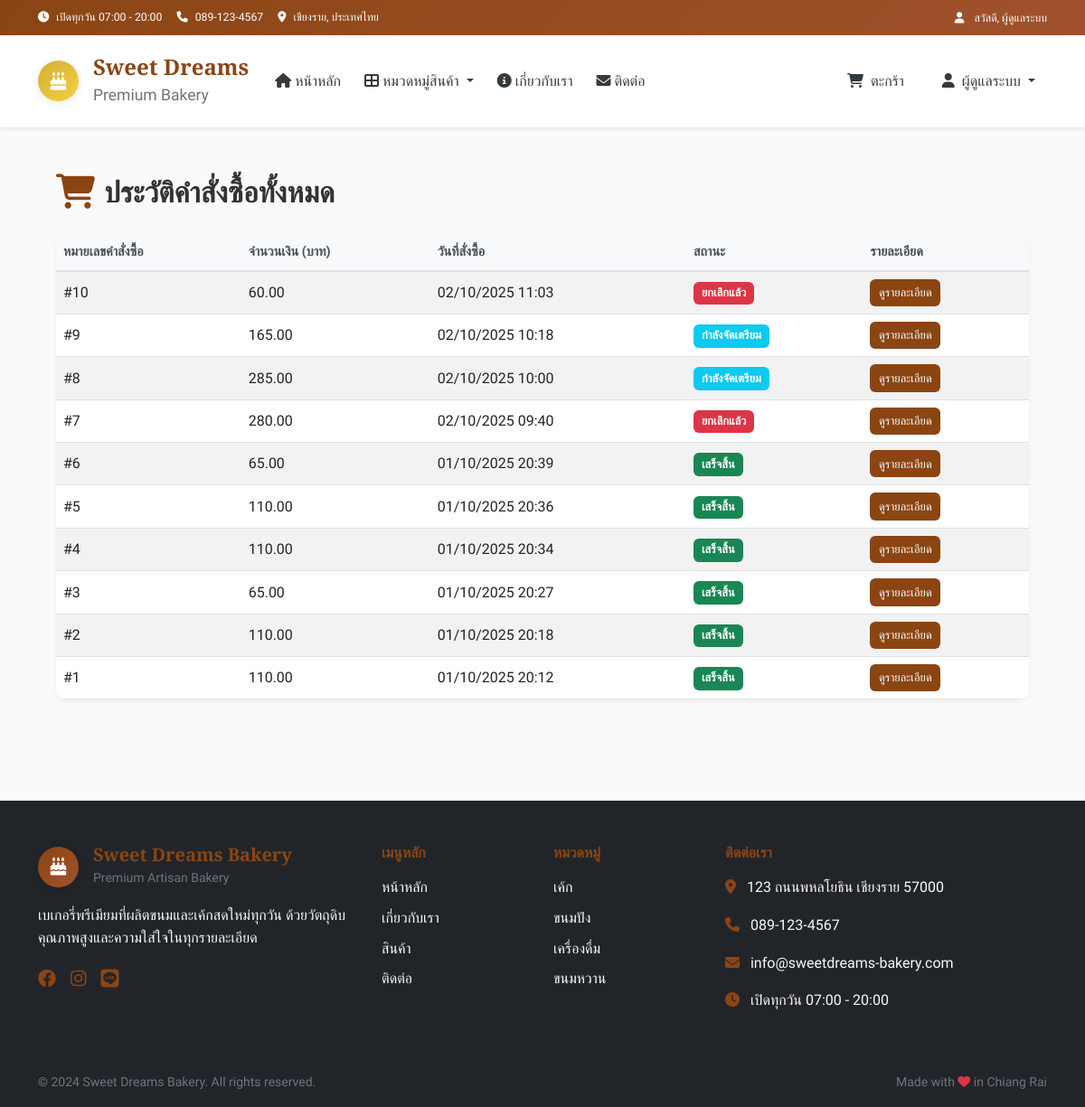
The page /admin/order_history (signed in) on the database its author committed.
### tables this page shows
CREATE TABLE orders (
        id INTEGER PRIMARY KEY AUTOINCREMENT,
        user_id INTEGER,
        total_amount DECIMAL(10,2) NOT NULL,
        status TEXT DEFAULT 'pending',
        customer_name TEXT NOT NULL,
        customer_phone TEXT NOT NULL,
        customer_address TEXT,
        cancelled_at DATETIME,
        payment_method TEXT DEFAULT 'cod',
        notes TEXT,
        delivery_method TEXT DEFAULT 'delivery',
        created_at TIMESTAMP DEFAULT CURRENT_TIMESTAMP,
        FOREIGN KEY (user_id) REFERENCES users (id)
    );

CREATE TABLE categories (
        id INTEGER PRIMARY KEY AUTOINCREMENT,
        name TEXT UNIQUE NOT NULL,
        name_en TEXT,
        icon TEXT,
        description TEXT,
        display_order INTEGER DEFAULT 0
    );

### app.py (the view)
@app.route("/admin/order_history")
def admin_order_history():
    if session.get('role') != 'admin':
        flash("คุณไม่มีสิทธิ์เข้าถึงหน้านี้", "danger")
        return redirect(url_for("index"))
    conn = get_db_connection()
    orders = conn.execute("""
        SELECT o.*, u.username, u.email
        FROM orders o
        JOIN users u ON o.user_id = u.id
        ORDER BY o.created_at DESC
    """).fetchall()
    conn.close()
    return render_template("admin_order_history.html", orders=orders)

### templates/admin_order_history.html (shortened to what this page needs)
{% extends "layout.html" %}
{% block extra_css %}
<link rel="stylesheet" href="{{ url_for('static', filename='css/admin_orders_his.css') }}">
{% endblock %}
{% block content %}
<div class="orders-page">
    <div class="container py-5">
        <h2 class="mb-4">
            {% if is_admin %}
                รายการคำสั่งซื้อทั้งหมด
            {% else %}
                ประวัติคำสั่งซื้อทั้งหมด
            {% endif %}
        </h2>
        {% if orders %}
        <table class="table table-striped align-middle">
            <thead>
                <tr>
                    <th>หมายเลขคำสั่งซื้อ</th>
                    <th>จำนวนเงิน (บาท)</th>
                    <th>วันที่สั่งซื้อ</th>
                    <th>สถานะ</th>
                    <th>รายละเอียด</th>
                </tr>
            </thead>
            <tbody>
                {% for order in orders %}
                <tr>
                    <td>#{{ order.id }}</td>
                    <td>{{ "%.2f"|format(order.total_amount) }}</td>
                    <td>{{ order.created_at | to_bangkok }}</td>
                    <td>
                        {% if order.status == 'pending' %}
                            <span class="badge bg-warning text-dark">รอดำเนินการ</span>
                        {% elif order.status == 'processing' %}
                            <span class="badge bg-info text-white">กำลังจัดเตรียม</span>
                        {% elif order.status == 'completed' %}
                            <span class="badge bg-success text-white">เสร็จสิ้น</span>
                        {% elif order.status == 'cancelled' %}
                            <span class="badge bg-danger text-white">ยกเลิกแล้ว</span>
                        {% else %}
                            <span class="badge bg-secondary text-white">{{ order.status }}</span>
                        {% endif %}
                    </td>
                    <td>
                        <a href="{{ url_for('order_detail', order_id=order.id) }}" class="btn btn-sm btn-primary">
                            ดูรายละเอียด
                        </a>
                    </td>
                </tr>
                {% endfor %}
            </tbody>
        </table>
        {% else %}
        <p>{% if is_admin %}ยังไม่มีคำสั่งซื้อใด{% else %}คุณยังไม่มีคำสั่งซื้อ{% endif %}</p>
        {% endif %}
    </div>
</div>
{% endblock %}

### templates/layout.html (shortened to what this page needs)
<!DOCTYPE html>
<html lang="th" data-bs-theme="light">
<head>
    <link href="https://cdn.jsdelivr.net/npm/bootstrap@5.0.2/dist/css/bootstrap.min.css" rel="stylesheet">
    <link rel="stylesheet" href="https://cdnjs.cloudflare.com/ajax/libs/font-awesome/6.4.0/css/all.min.css">
    <link rel="stylesheet" href="{{ url_for('static', filename='css/main.css') }}">
    {% if session.get('role') == 'admin' %}
    <link rel="stylesheet" href="{{ url_for('static', filename='css/admin.css') }}">
    {% endif %}
    {% block extra_css %}{% endblock %}
</head>
<body>
    <header>
        <div class="top-bar bg-primary text-white py-2">
            <div class="container">
                <div class="row align-items-center">
                    <div class="col-md-8">
                        <small class="d-flex align-items-center flex-wrap gap-3">
                            <span><i class="fas fa-clock me-2"></i>เปิดทุกวัน 07:00 - 20:00</span>
                            <span><i class="fas fa-phone me-2"></i>089-123-4567</span>
                            <span><i class="fas fa-map-marker-alt me-2"></i>เชียงราย, ประเทศไทย</span>
                        </small>
                    </div>
                    <div class="col-md-4 text-end">
                        {% if session.get('user_id') %}
                            <small>
                                <i class="fas fa-user me-2"></i>
                                สวัสดี, {{ session.get('full_name') or session.get('username') }}
                            </small>
                        {% endif %}
                    </div>
                </div>
            </div>
        </div>
    </header>
    <nav class="navbar navbar-expand-lg navbar-light bg-white shadow-sm sticky-top" aria-label="Main navigation">
        <div class="container">
            <a class="navbar-brand d-flex align-items-center" href="{{ url_for('index') }}">
                <div class="logo-container me-3">
                    <div class="logo-circle">
                        <i class="fas fa-birthday-cake" aria-hidden="true"></i>
                    </div>
                </div>
                <div class="brand-info d-none d-md-block">
                    <h4 class="mb-0 brand-name">Sweet Dreams</h4>
                    <small class="text-muted">Premium Bakery</small>
                </div>
            </a>
            <div class="collapse navbar-collapse" id="navbarNav">
                <ul class="navbar-nav me-auto mb-2 mb-lg-0">
                    <li class="nav-item">
                        <a class="nav-link fw-500 {% if request.endpoint == 'index' %}active{% endif %}" href="{{ url_for('index') }}">
                            <i class="fas fa-home me-1"></i>หน้าหลัก
                        </a>
                    </li>
                    <li class="nav-item dropdown">
                        <a class="nav-link dropdown-toggle fw-500" href="#" role="button" data-bs-toggle="dropdown" aria-expanded="false">
                            <i class="fas fa-th-large me-1"></i>หมวดหมู่สินค้า
                        </a>
                    </li>
                    <li class="nav-item">
                        <a class="nav-link fw-500" href="{{ url_for('index') }}#about">
                            <i class="fas fa-info-circle me-1"></i>เกี่ยวกับเรา
                        </a>
                    </li>
                    <li class="nav-item">
                        <a class="nav-link fw-500" href="{{ url_for('index') }}#contact">
                            <i class="fas fa-envelope me-1"></i>ติดต่อ
                        </a>
                    </li>
                </ul>
                <ul class="navbar-nav ms-auto">
                    <li class="nav-item me-3">
                        <a class="nav-link position-relative fw-500 cart-link" href="{{ url_for('cart') }}">
                            <i class="fas fa-shopping-cart me-1"></i>
                            <span class="d-none d-lg-inline">ตะกร้า</span>
                        </a>
                    </li>
                    {% if session.get('user_id') %}
                        <li class="nav-item dropdown">
                            <a class="nav-link dropdown-toggle fw-500" href="#" role="button" data-bs-toggle="dropdown" aria-expanded="false">
                                <i class="fas fa-user me-1"></i>
                                <span class="d-none d-lg-inline">{{ session.get('full_name') or session.get('username') }}</span>
                            </a>
                        </li>
                    {% endif %}
                </ul>
            </div>
        </div>
    </nav>
    <main>
        {% block content %}{% endblock %}
    </main>
    <footer class="bg-dark text-white mt-5">
        <div class="container py-5">
            <div class="row gy-4">
                <div class="col-lg-4">
                    <div class="d-flex align-items-center mb-3">
                        <div class="logo-circle bg-primary me-3">
                            <i class="fas fa-birthday-cake text-white" aria-hidden="true"></i>
                        </div>
                        <div>
                            <h5 class="mb-0 text-primary">Sweet Dreams Bakery</h5>
                            <small class="text-muted">Premium Artisan Bakery</small>
                        </div>
                    </div>
                    <p class="text-light">
                        เบเกอรี่พรีเมียมที่ผลิตขนมและเค้กสดใหม่ทุกวัน
                        ด้วยวัตถุดิบคุณภาพสูงและความใส่ใจในทุกรายละเอียด
                    </p>
                    <div class="d-flex gap-3">
                        <a href="#" class="text-primary fs-5" aria-label="Facebook"><i class="fab fa-facebook"></i></a>
                        <a href="#" class="text-primary fs-5" aria-label="Instagram"><i class="fab fa-instagram"></i></a>
                        <a href="#" class="text-primary fs-5" aria-label="Line"><i class="fab fa-line"></i></a>
                    </div>
                </div>
                <div class="col-lg-2 col-md-6">
                    <h6 class="text-primary mb-3">เมนูหลัก</h6>
                    <ul class="list-unstyled">
                        <li class="mb-2"><a href="{{ url_for('index') }}" class="text-light text-decoration-none">หน้าหลัก</a></li>
                        <li class="mb-2"><a href="{{ url_for('index') }}#about" class="text-light text-decoration-none">เกี่ยวกับเรา</a></li>
                        <li class="mb-2"><a href="{{ url_for('index') }}#products" class="text-light text-decoration-none">สินค้า</a></li>
                        <li class="mb-2"><a href="{{ url_for('index') }}#contact" class="text-light text-decoration-none">ติดต่อ</a></li>
                    </ul>
                </div>
                <div class="col-lg-2 col-md-6">
                    <h6 class="text-primary mb-3">หมวดหมู่</h6>
                    <ul class="list-unstyled">
                        {% if categories %}
                            {% for category in categories[:4] %}
                            <li class="mb-2">
                                <a href="{{ url_for('category_by_id', category_id=category.id) }}" class="text-light text-decoration-none">
                                    {{ category.name }}
                                </a>
                            </li>
                            {% endfor %}
                        {% endif %}
                    </ul>
                </div>
                <div class="col-lg-4">
                    <h6 class="text-primary mb-3">ติดต่อเรา</h6>
                    <div class="mb-3">
                        <i class="fas fa-map-marker-alt text-primary me-2"></i>
                        <span class="text-light">123 ถนนพหลโยธิน เชียงราย 57000</span>
                    </div>
                    <div class="mb-3">
                        <i class="fas fa-phone text-primary me-2"></i>
                        <span class="text-light">089-123-4567</span>
                    </div>
                    <div class="mb-3">
                        <i class="fas fa-envelope text-primary me-2"></i>
                        <span class="text-light">info@sweetdreams-bakery.com</span>
                    </div>
                    <div>
                        <i class="fas fa-clock text-primary me-2"></i>
                        <span class="text-light">เปิดทุกวัน 07:00 - 20:00</span>
                    </div>
                </div>
            </div>
        </div>
        <div class="bg-black py-3">
            <div class="container">
                <div class="row align-items-center">
                    <div class="col-md-6">
                        <small class="text-muted">
                            © 2024 Sweet Dreams Bakery. All rights reserved.
                        </small>
                    </div>
                    <div class="col-md-6 text-md-end">
                        <small class="text-muted">
                            Made with <i class="fas fa-heart text-danger"></i> in Chiang Rai
                        </small>
                    </div>
                </div>
            </div>
        </div>
    </footer>
    <div class="toast-container position-fixed bottom-0 end-0 p-3" style="z-index: 1055;">
    </div>
</body>
</html>

### rows shown on the page
orders: id "10", total_amount "60.00", created_at|to_bangkok "02/10/2025 11:03", status "ยกเลิกแล้ว"
orders: id "9", total_amount "165.00", created_at|to_bangkok "02/10/2025 10:18", status "กำลังจัดเตรียม"
orders: id "8", total_amount "285.00", created_at|to_bangkok "02/10/2025 10:00", status "กำลังจัดเตรียม"
orders: id "7", total_amount "280.00", created_at|to_bangkok "02/10/2025 09:40", status "ยกเลิกแล้ว"
orders: id "6", total_amount "65.00", created_at|to_bangkok "01/10/2025 20:39", status "เสร็จสิ้น"
orders: id "5", total_amount "110.00", created_at|to_bangkok "01/10/2025 20:36", status "เสร็จสิ้น"
orders: id "4", total_amount "110.00", created_at|to_bangkok "01/10/2025 20:34", status "เสร็จสิ้น"
orders: id "3", total_amount "65.00", created_at|to_bangkok "01/10/2025 20:27", status "เสร็จสิ้น"
orders: id "2", total_amount "110.00", created_at|to_bangkok "01/10/2025 20:18", status "เสร็จสิ้น"
orders: id "1", total_amount "110.00", created_at|to_bangkok "01/10/2025 20:12", status "เสร็จสิ้น"
categories: name "เค้ก"
categories: name "ขนมปัง"
categories: name "เครื่องดื่ม"
categories: name "ขนมหวาน"

### other values the page prints
{{ session.get('full_name') or session.get('username') }} "ผู้ดูแลระบบ"
